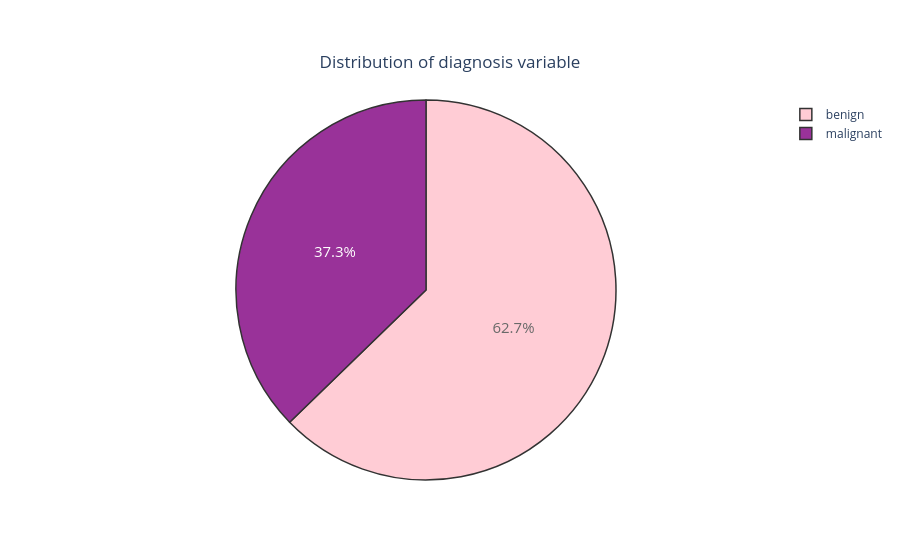

Here is the notebook cell this chart was saved with:
### Markdown cell above
<a id="3"></a>
<h2 style='font-size:30px;background:black; border:0; color:white'><center>EXPLORATORY DATA ANALYSIS</center><h2>

### Code cell
trace = go.Pie(labels = ['benign','malignant'], values = cancer['diagnosis'].value_counts(), 
               textfont=dict(size=15), opacity = 0.8,
               marker=dict(colors=['pink', 'purple'], 
               line=dict(color='#000000', width=1.5)))
           

layout= go.Layout(
        title={
        'text': "Distribution of diagnosis variable",
        'y':0.9,
        'x':0.5,
        'xanchor': 'center',
        'yanchor': 'top'})

fig = go.Figure(data = [trace], layout=layout)
fig.show()

### Figure 1 — Plotly figure (JSON) as saved in the notebook; plotly's stock layout.template omitted (floating-point values rounded to 4 significant figures)
{"data": [{"labels": ["benign", "malignant"], "marker": {"colors": ["pink", "purple"], "line": {"color": "#000000", "width": 1.5}}, "opacity": 0.8, "textfont": {"size": 15}, "type": "pie", "values": [357, 212]}], "layout": {"title": {"text": "Distribution of diagnosis variable", "x": 0.5, "xanchor": "center", "y": 0.9, "yanchor": "top"}}}
